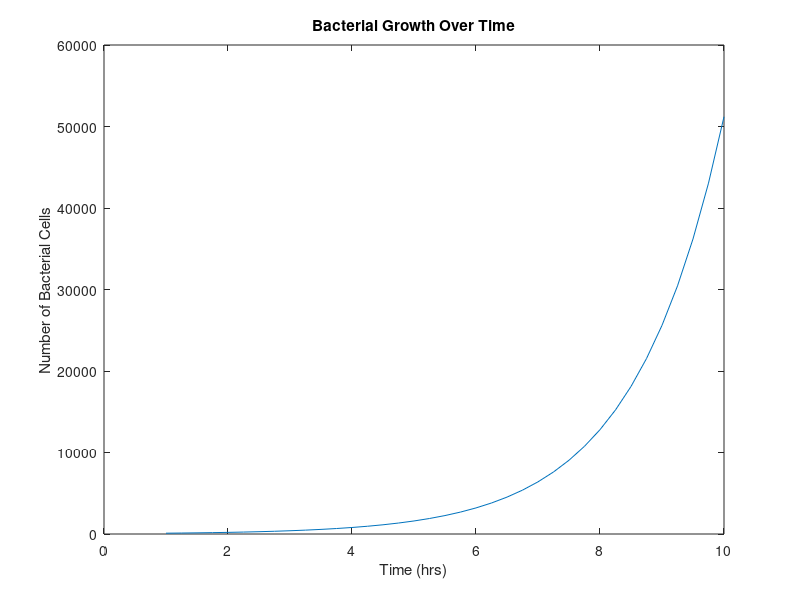

Reproduce this figure in MATLAB.
clc;
clear all;
close all;

% y = zeros(1,10)
% for t = 1:length(y)
%     y(t) = 50 * (2^t)
% end

t = 1:0.25:10;
y = 50.*(2.^t)

plot(t,y)
title("Bacterial Growth Over Time")
xlabel("Time (hrs)")
ylabel("Number of Bacterial Cells")